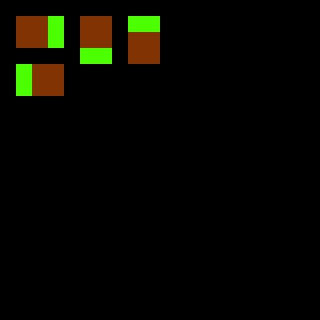

A level layout from a 2D game, rendered from its tile map. Below: a short description, then the map file with its tile-grid data intact:
An orthogonal 20x20 tile map with 16x16 px tiles, 2 tile layers (regions, input_set), 1 hidden layer not drawn, 2 tilesets.

<map version="1.0" orientation="orthogonal" renderorder="right-down" width="20" height="20" tilewidth="16" tileheight="16" nextobjectid="6">
 <properties>
  <property name="NoOverlappingRules" value="true" />
 </properties>
 <tileset firstgid="1" name="ruleset" tilewidth="16" tileheight="16" tilecount="60" columns="10">
  <image source="../tilesets/ruleset.png" width="160" height="96" />
 </tileset>
 <tileset firstgid="61" name="outside_a2" tilewidth="16" tileheight="16" tilecount="768" columns="32">
  <image source="../tilesets/outside_a2.png" width="512" height="384" />
 </tileset>
 <layer name="regions" width="20" height="20">
  <data encoding="csv">
0,0,0,0,0,0,0,0,0,0,0,0,0,0,0,0,0,0,0,0,
0,1,1,1,0,1,1,0,1,1,0,0,0,0,0,0,0,0,0,0,
0,1,1,1,0,1,1,0,1,1,0,0,0,0,0,0,0,0,0,0,
0,0,0,0,0,1,1,0,1,1,0,0,0,0,0,0,0,0,0,0,
0,1,1,1,0,0,0,0,0,0,0,0,0,0,0,0,0,0,0,0,
0,1,1,1,0,0,0,0,0,0,0,0,0,0,0,0,0,0,0,0,
0,0,0,0,0,0,0,0,0,0,0,0,0,0,0,0,0,0,0,0,
0,0,0,0,0,0,0,0,0,0,0,0,0,0,0,0,0,0,0,0,
0,0,0,0,0,0,0,0,0,0,0,0,0,0,0,0,0,0,0,0,
0,0,0,0,0,0,0,0,0,0,0,0,0,0,0,0,0,0,0,0,
0,0,0,0,0,0,0,0,0,0,0,0,0,0,0,0,0,0,0,0,
0,0,0,0,0,0,0,0,0,0,0,0,0,0,0,0,0,0,0,0,
0,0,0,0,0,0,0,0,0,0,0,0,0,0,0,0,0,0,0,0,
0,0,0,0,0,0,0,0,0,0,0,0,0,0,0,0,0,0,0,0,
0,0,0,0,0,0,0,0,0,0,0,0,0,0,0,0,0,0,0,0,
0,0,0,0,0,0,0,0,0,0,0,0,0,0,0,0,0,0,0,0,
0,0,0,0,0,0,0,0,0,0,0,0,0,0,0,0,0,0,0,0,
0,0,0,0,0,0,0,0,0,0,0,0,0,0,0,0,0,0,0,0,
0,0,0,0,0,0,0,0,0,0,0,0,0,0,0,0,0,0,0,0,
0,0,0,0,0,0,0,0,0,0,0,0,0,0,0,0,0,0,0,0
</data>
 </layer>
 <layer name="input_set" width="20" height="20">
  <data encoding="csv">
0,0,0,0,0,0,0,0,0,0,0,0,0,0,0,0,0,0,0,0,
0,13,13,3,0,13,13,0,3,3,0,0,0,0,0,0,0,0,0,0,
0,13,13,3,0,13,13,0,13,13,0,0,0,0,0,0,0,0,0,0,
0,0,0,0,0,3,3,0,13,13,0,0,0,0,0,0,0,0,0,0,
0,3,13,13,0,0,0,0,0,0,0,0,0,0,0,0,0,0,0,0,
0,3,13,13,0,0,0,0,0,0,0,0,0,0,0,0,0,0,0,0,
0,0,0,0,0,0,0,0,0,0,0,0,0,0,0,0,0,0,0,0,
0,0,0,0,0,0,0,0,0,0,0,0,0,0,0,0,0,0,0,0,
0,0,0,0,0,0,0,0,0,0,0,0,0,0,0,0,0,0,0,0,
0,0,0,0,0,0,0,0,0,0,0,0,0,0,0,0,0,0,0,0,
0,0,0,0,0,0,0,0,0,0,0,0,0,0,0,0,0,0,0,0,
0,0,0,0,0,0,0,0,0,0,0,0,0,0,0,0,0,0,0,0,
0,0,0,0,0,0,0,0,0,0,0,0,0,0,0,0,0,0,0,0,
0,0,0,0,0,0,0,0,0,0,0,0,0,0,0,0,0,0,0,0,
0,0,0,0,0,0,0,0,0,0,0,0,0,0,0,0,0,0,0,0,
0,0,0,0,0,0,0,0,0,0,0,0,0,0,0,0,0,0,0,0,
0,0,0,0,0,0,0,0,0,0,0,0,0,0,0,0,0,0,0,0,
0,0,0,0,0,0,0,0,0,0,0,0,0,0,0,0,0,0,0,0,
0,0,0,0,0,0,0,0,0,0,0,0,0,0,0,0,0,0,0,0,
0,0,0,0,0,0,0,0,0,0,0,0,0,0,0,0,0,0,0,0
</data>
 </layer>
 <layer name="output_under1 ground" width="20" height="20" visible="0">
  <data encoding="csv">
0,0,0,0,0,0,0,0,0,0,0,0,0,0,0,0,0,0,0,0,
0,0,0,164,0,0,0,0,130,131,0,0,0,0,0,0,0,0,0,0,
0,0,0,196,0,0,0,0,0,0,0,0,0,0,0,0,0,0,0,0,
0,0,0,0,0,226,227,0,0,0,0,0,0,0,0,0,0,0,0,0,
0,161,0,0,0,0,0,0,0,0,0,0,0,0,0,0,0,0,0,0,
0,193,0,0,0,0,0,0,0,0,0,0,0,0,0,0,0,0,0,0,
0,0,0,0,0,0,0,0,0,0,0,0,0,0,0,0,0,0,0,0,
0,0,0,0,0,0,0,0,0,0,0,0,0,0,0,0,0,0,0,0,
0,0,0,0,0,0,0,0,0,0,0,0,0,0,0,0,0,0,0,0,
0,0,0,0,0,0,0,0,0,0,0,0,0,0,0,0,0,0,0,0,
0,0,0,0,0,0,0,0,0,0,0,0,0,0,0,0,0,0,0,0,
0,0,0,0,0,0,0,0,0,0,0,0,0,0,0,0,0,0,0,0,
0,0,0,0,0,0,0,0,0,0,0,0,0,0,0,0,0,0,0,0,
0,0,0,0,0,0,0,0,0,0,0,0,0,0,0,0,0,0,0,0,
0,0,0,0,0,0,0,0,0,0,0,0,0,0,0,0,0,0,0,0,
0,0,0,0,0,0,0,0,0,0,0,0,0,0,0,0,0,0,0,0,
0,0,0,0,0,0,0,0,0,0,0,0,0,0,0,0,0,0,0,0,
0,0,0,0,0,0,0,0,0,0,0,0,0,0,0,0,0,0,0,0,
0,0,0,0,0,0,0,0,0,0,0,0,0,0,0,0,0,0,0,0,
0,0,0,0,0,0,0,0,0,0,0,0,0,0,0,0,0,0,0,0
</data>
 </layer>
</map>
